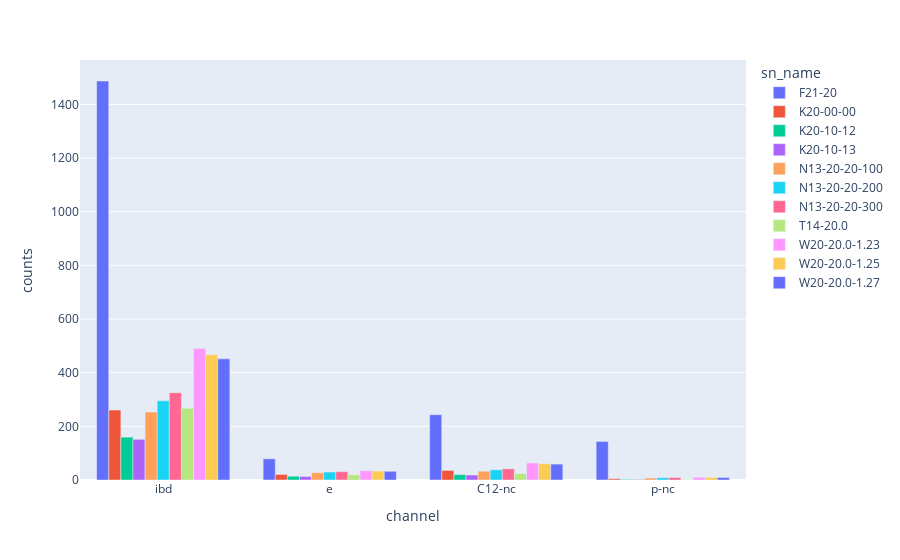

Source (notebook cell):
### Code cell
bar_channels = ['ibd', 'e', 'C12-nc', 'p-nc']
small_bars = events[events.channel.isin(bar_channels)]
bars = px.bar(small_bars, x='channel', y='counts', color='sn_name', barmode='group')
bars

### Figure 1 — Plotly figure (JSON) as saved in the notebook; plotly's stock layout.template omitted (floating-point values rounded to 4 significant figures)
{"data": [{"alignmentgroup": "True", "hovertemplate": "sn_name=F21-20<br>channel=%{x}<br>counts=%{y}<extra></extra>", "legendgroup": "F21-20", "marker": {"color": "#636efa", "pattern": {"shape": ""}}, "name": "F21-20", "offsetgroup": "F21-20", "orientation": "v", "showlegend": true, "textposition": "auto", "type": "bar", "x": ["ibd", "e", "C12-nc", "p-nc"], "xaxis": "x", "y": [1487.0, 79.02, 243.5, 143.7], "yaxis": "y"}, {"alignmentgroup": "True", "hovertemplate": "sn_name=K20-00-00<br>channel=%{x}<br>counts=%{y}<extra></extra>", "legendgroup": "K20-00-00", "marker": {"color": "#EF553B", "pattern": {"shape": ""}}, "name": "K20-00-00", "offsetgroup": "K20-00-00", "orientation": "v", "showlegend": true, "textposition": "auto", "type": "bar", "x": ["ibd", "e", "C12-nc", "p-nc"], "xaxis": "x", "y": [260.8, 20.81, 35.55, 4.695], "yaxis": "y"}, {"alignmentgroup": "True", "hovertemplate": "sn_name=K20-10-12<br>channel=%{x}<br>counts=%{y}<extra></extra>", "legendgroup": "K20-10-12", "marker": {"color": "#00cc96", "pattern": {"shape": ""}}, "name": "K20-10-12", "offsetgroup": "K20-10-12", "orientation": "v", "showlegend": true, "textposition": "auto", "type": "bar", "x": ["ibd", "e", "C12-nc", "p-nc"], "xaxis": "x", "y": [159.8, 14.05, 19.99, 2.3], "yaxis": "y"}, {"alignmentgroup": "True", "hovertemplate": "sn_name=K20-10-13<br>channel=%{x}<br>counts=%{y}<extra></extra>", "legendgroup": "K20-10-13", "marker": {"color": "#ab63fa", "pattern": {"shape": ""}}, "name": "K20-10-13", "offsetgroup": "K20-10-13", "orientation": "v", "showlegend": true, "textposition": "auto", "type": "bar", "x": ["ibd", "e", "C12-nc", "p-nc"], "xaxis": "x", "y": [151.6, 13.16, 18.62, 2.11], "yaxis": "y"}, {"alignmentgroup": "True", "hovertemplate": "sn_name=N13-20-20-100<br>channel=%{x}<br>counts=%{y}<extra></extra>", "legendgroup": "N13-20-20-100", "marker": {"color": "#FFA15A", "pattern": {"shape": ""}}, "name": "N13-20-20-100", "offsetgroup": "N13-20-20-100", "orientation": "v", "showlegend": true, "textposition": "auto", "type": "bar", "x": ["ibd", "e", "C12-nc", "p-nc"], "xaxis": "x", "y": [253.3, 27.23, 32.77, 7.076], "yaxis": "y"}, {"alignmentgroup": "True", "hovertemplate": "sn_name=N13-20-20-200<br>channel=%{x}<br>counts=%{y}<extra></extra>", "legendgroup": "N13-20-20-200", "marker": {"color": "#19d3f3", "pattern": {"shape": ""}}, "name": "N13-20-20-200", "offsetgroup": "N13-20-20-200", "orientation": "v", "showlegend": true, "textposition": "auto", "type": "bar", "x": ["ibd", "e", "C12-nc", "p-nc"], "xaxis": "x", "y": [294.9, 29.59, 38.06, 8.225], "yaxis": "y"}, {"alignmentgroup": "True", "hovertemplate": "sn_name=N13-20-20-300<br>channel=%{x}<br>counts=%{y}<extra></extra>", "legendgroup": "N13-20-20-300", "marker": {"color": "#FF6692", "pattern": {"shape": ""}}, "name": "N13-20-20-300", "offsetgroup": "N13-20-20-300", "orientation": "v", "showlegend": true, "textposition": "auto", "type": "bar", "x": ["ibd", "e", "C12-nc", "p-nc"], "xaxis": "x", "y": [325.4, 31.04, 41.64, 9.106], "yaxis": "y"}, {"alignmentgroup": "True", "hovertemplate": "sn_name=T14-20.0<br>channel=%{x}<br>counts=%{y}<extra></extra>", "legendgroup": "T14-20.0", "marker": {"color": "#B6E880", "pattern": {"shape": ""}}, "name": "T14-20.0", "offsetgroup": "T14-20.0", "orientation": "v", "showlegend": true, "textposition": "auto", "type": "bar", "x": ["ibd", "e", "C12-nc", "p-nc"], "xaxis": "x", "y": [267.2, 19.01, 23.89, 1.776], "yaxis": "y"}, {"alignmentgroup": "True", "hovertemplate": "sn_name=W20-20.0-1.23<br>channel=%{x}<br>counts=%{y}<extra></extra>", "legendgroup": "W20-20.0-1.23", "marker": {"color": "#FF97FF", "pattern": {"shape": ""}}, "name": "W20-20.0-1.23", "offsetgroup": "W20-20.0-1.23", "orientation": "v", "showlegend": true, "textposition": "auto", "type": "bar", "x": ["ibd", "e", "C12-nc", "p-nc"], "xaxis": "x", "y": [490.1, 34.45, 63.32, 10.04], "yaxis": "y"}, {"alignmentgroup": "True", "hovertemplate": "sn_name=W20-20.0-1.25<br>channel=%{x}<br>counts=%{y}<extra></extra>", "legendgroup": "W20-20.0-1.25", "marker": {"color": "#FECB52", "pattern": {"shape": ""}}, "name": "W20-20.0-1.25", "offsetgroup": "W20-20.0-1.25", "orientation": "v", "showlegend": true, "textposition": "auto", "type": "bar", "x": ["ibd", "e", "C12-nc", "p-nc"], "xaxis": "x", "y": [466.7, 33.28, 60.89, 9.573], "yaxis": "y"}, {"alignmentgroup": "True", "hovertemplate": "sn_name=W20-20.0-1.27<br>channel=%{x}<br>counts=%{y}<extra></extra>", "legendgroup": "W20-20.0-1.27", "marker": {"color": "#636efa", "pattern": {"shape": ""}}, "name": "W20-20.0-1.27", "offsetgroup": "W20-20.0-1.27", "orientation": "v", "showlegend": true, "textposition": "auto", "type": "bar", "x": ["ibd", "e", "C12-nc", "p-nc"], "xaxis": "x", "y": [451.4, 32.5, 59.25, 9.26], "yaxis": "y"}], "layout": {"barmode": "group", "legend": {"title": {"text": "sn_name"}, "tracegroupgap": 0}, "margin": {"t": 60}, "xaxis": {"anchor": "y", "domain": [0, 1], "title": {"text": "channel"}}, "yaxis": {"anchor": "x", "domain": [0, 1], "title": {"text": "counts"}}}}
